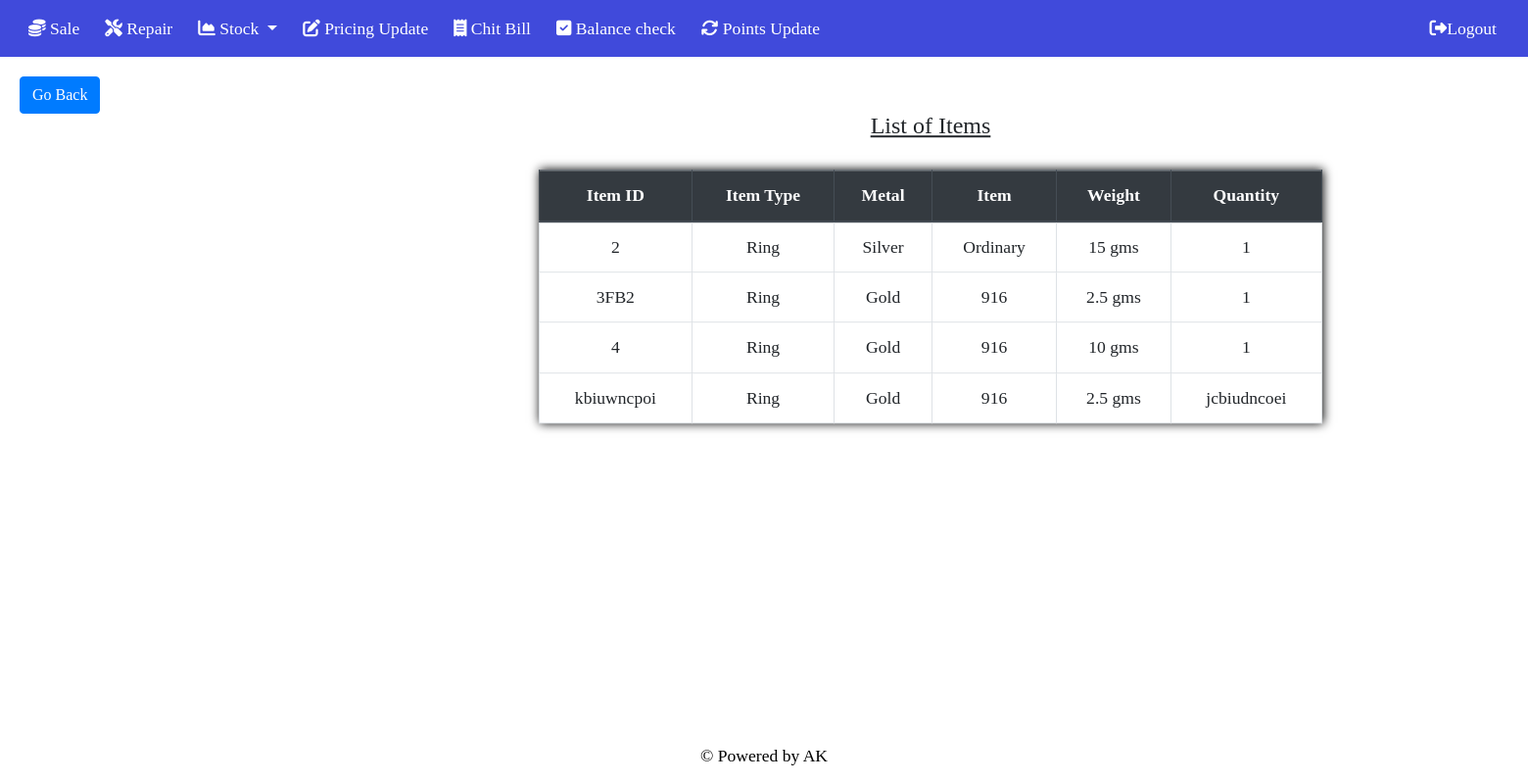
Page /shop/Resources/Ring/ (signed in) on the committed database.
### Myapp/models.py (models this page shows, shortened)
class Stock(models.Model):
    Item_id = models.CharField(max_length=32,default="",unique=True)
    Quantity = models.CharField(max_length=32,default="")
    Metal_Type = models.CharField(max_length=16,choices=Item_Type,default="Gold")
    Item_Type = models.CharField(choices=Item_choices,max_length=32,default="Ring")
    Item_Choice = models.CharField(choices=Weight_choice,max_length=32,default="961")
    Weight_In_Grams = models.CharField(max_length=32,default="")

### Myapp/views.py (the view)
# urls.py: url(r'^Resources/(?P<slug>[\w-]+)/$',views.ResourceDetail,name="resourcedetail"),
@login_required
def ResourceDetail(request,slug):
    Detail = models.Stock.objects.filter(Item_Type = str(slug))
    return render(request,"ResourceUpdate/ResourceDetail.html",{"Items":Detail})

### Myapp/templates/ResourceUpdate/ResourceDetail.html (shortened to what this page needs)
{% extends 'FirstApp/base.html' %}
{% block body-block %}
    <div style="margin: 20px;">
        <a href="{% url 'jewel:resource' %}" class="btn btn-primary">Go Back</a>
    </div>
    <div class="content" style="width: 1900px;">
        <div class="cam">
            <div class="camhead">
                <h4><u>List of Items</u></h4>
            </div>
            {% if Items %}
            <div class="cambody">
                <table class="table table-bordered" style="box-shadow: black 1px 0px 10px;width: 800px;margin-left: 550px;">
                    <thead class="thead-dark">
                        <tr>
                            <th scope="col">Item ID</th>
                            <th scope="col">Item Type</th>
                            <th scope="col">Metal</th>
                            <th scope="col">Item </th>
                            <th scope="col">Weight</th>
                            <th scope="col">Quantity</th>
                        </tr>
                    </thead>
                    <tbody>
                        {% for file in Items %}
                            <tr>
                                <td>{{file.Item_id}}</td>
                                <td>{{file.Item_Type}}</td>
                                <td>{{file.Metal_Type}}</td>
                                <td>{{file.Item_Choice}}</td>
                                <td>{{file.Weight_In_Grams}} gms</td>
                                <td>{{file.Quantity}}</td>
                            </tr>
                        {% endfor %}
                    </tbody>
                </table>
            </div>
            {% else %}
                <div class="cam2">
                    <p><i class="fas fa-box-open fa-9x" style="color: grey;"></i></p>
                    <h2 style="color: grey;">Empty</h2>
                </div>
            {% endif %}
        </div>
    </div>
{% endblock %}

### Myapp/templates/ResourceUpdate/ResourceDetail.html (style rules this page uses)
.cam { margin-bottom: 50px; text-align: center; transform: translateY(-10%); }
.camhead { margin-top: 30px; }
.cambody { margin-top: 30px; }

### rows in the picture
Stock: Item_id "2", Item_Type "Ring", Metal_Type "Silver", Item_Choice "Ordinary", Weight_In_Grams "15", Quantity "1"
Stock: Item_id "3FB2", Item_Type "Ring", Metal_Type "Gold", Item_Choice "916", Weight_In_Grams "2.5", Quantity "1"
Stock: Item_id "4", Item_Type "Ring", Metal_Type "Gold", Item_Choice "916", Weight_In_Grams "10", Quantity "1"
Stock: Item_id "kbiuwncpoi", Item_Type "Ring", Metal_Type "Gold", Item_Choice "916", Weight_In_Grams "2.5", Quantity "jcbiudncoei"
